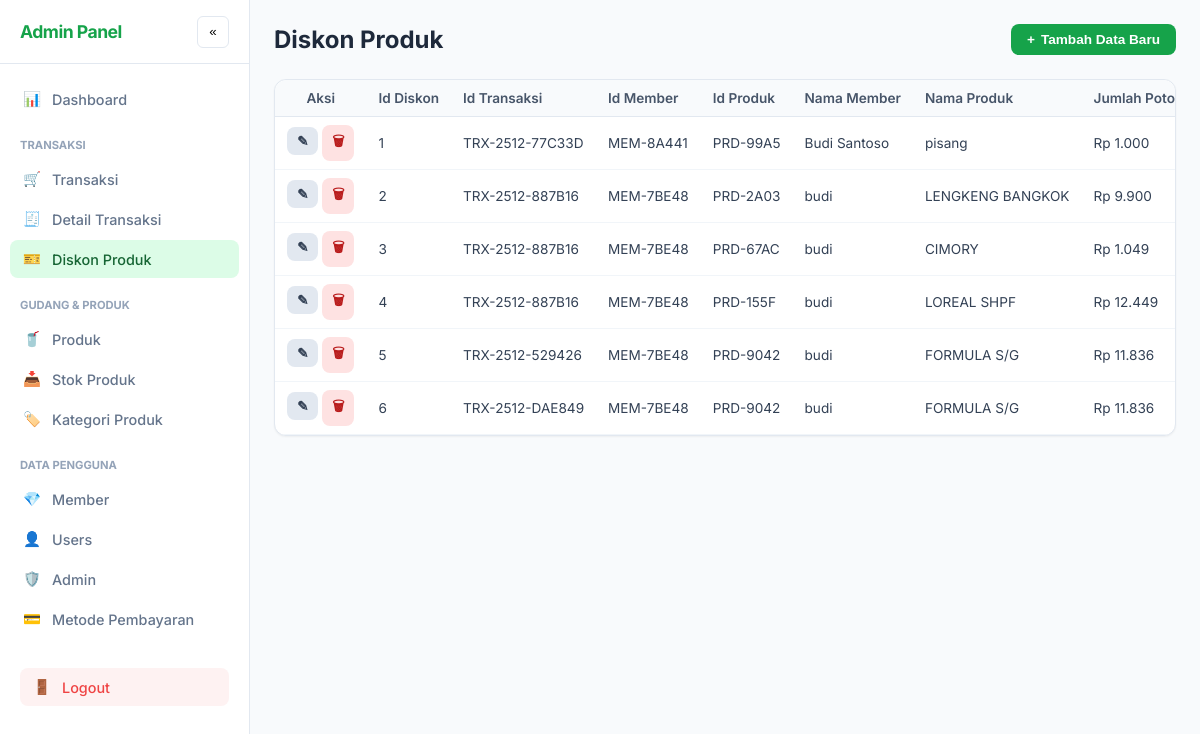
The page /admin.php?page=diskon_produk (signed in) on the database its author committed.
### tables this page shows
CREATE TABLE `diskon_produk` (
  `id_diskon` int(11) NOT NULL,
  `id_transaksi` varchar(20) DEFAULT NULL,
  `id_member` varchar(10) DEFAULT NULL,
  `id_produk` varchar(10) DEFAULT NULL,
  `nama_member` varchar(100) DEFAULT NULL,
  `nama_produk` varchar(100) DEFAULT NULL,
  `jumlah_potongan` decimal(10,2) DEFAULT NULL
);

### HTML/admin.php (the view, shortened to what this page needs)
<?php
require_once __DIR__ . '/../PHP/config.php';
$currentPage = $_GET['page'] ?? 'dashboard';
$allowedTables = [
    'transaksi', 'detail_transaksi',
    'stok_produk', 'produk',
    'kategori_produk', 'diskon_produk',
    'member', 'users', 'admin', 'metode_pembayaran'
];
$pkConfig = [
    'produk'            => 'id_produk',
    'member'            => 'id_member',
    'transaksi'         => 'id_transaksi',
    'users'             => 'Id_user',
    'admin'             => 'id_admin',
    'stok_produk'       => 'id_stok',
    'detail_transaksi'  => 'id_detail',
    'kategori_produk'   => 'id_kategori',
    'metode_pembayaran' => 'id_metode',
    'diskon_produk'     => 'id_diskon'
];
$menuIcons = [
    'dashboard'         => '📊',
    'transaksi'         => '🛒',
    'detail_transaksi'  => '🧾',
    'stok_produk'       => '📥',
    'produk'            => '🥤',
    'kategori_produk'   => '🏷️',
    'diskon_produk'     => '🎫',
    'member'            => '💎',
    'users'             => '👤',
    'admin'             => '🛡️',
    'metode_pembayaran' => '💳'
];
function formatRupiah($angka) {
    return "Rp " . number_format($angka, 0, ',', '.');
}
function getPrimaryKey($con, $table) {
    global $pkConfig;
    return $pkConfig[$table] ?? 'id';
}
function getTableColumns($con, $table) {
    $cols = [];
    $result = mysqli_query($con, "SHOW COLUMNS FROM $table");
    while ($row = mysqli_fetch_assoc($result)) {
        $cols[] = $row;
    }
    return $cols;
}
if (in_array($currentPage, $allowedTables)) {
    $primaryKey = getPrimaryKey($con, $currentPage);
}
if ($currentPage === 'dashboard') {
    $statsStock = mysqli_fetch_assoc(mysqli_query($con, "SELECT COUNT(*) AS total, IFNULL(SUM(jumlah_stok),0) AS quantity FROM stok_produk"));
    $statsTrx = mysqli_fetch_assoc(mysqli_query($con, "SELECT COUNT(*) AS total, SUM(total_bayar) AS duit FROM transaksi WHERE status_pembayaran = 'approved'"));
    $payments = mysqli_query($con, "SELECT * FROM transaksi ORDER BY tanggal_transaksi DESC LIMIT 5");
} elseif (in_array($currentPage, $allowedTables)) {
    $tableStructure = getTableColumns($con, $currentPage);
    $query = "SELECT * FROM $currentPage";
    $result = mysqli_query($con, $query);
} else {
    header("Location: admin.php?page=dashboard"); exit;
}
?>
<!DOCTYPE html>
<html lang="id">
<head>
</head>
<body>
<nav class="sidebar" id="sidebar">
    <div class="sidebar-header">
        <div class="logo-text">Admin Panel</div>
        <button class="btn-icon desktop" onclick="toggleSidebar()">«</button>
    </div>
    <div class="nav">
        <a href="?page=dashboard" class="nav-item <?= $currentPage == 'dashboard' ? 'active' : '' ?>">
            <span class="nav-icon"><?= $menuIcons['dashboard'] ?></span> Dashboard
        </a>
        <div class="nav-label">Transaksi</div>
        <?php foreach (['transaksi', 'detail_transaksi', 'diskon_produk'] as $t): ?>
            <a href="?page=<?= $t ?>" class="nav-item <?= $currentPage == $t ? 'active' : '' ?>">
                <span class="nav-icon"><?= $menuIcons[$t] ?? '📁' ?></span> <?= ucwords(str_replace('_', ' ', $t)) ?>
            </a>
        <?php endforeach; ?>
        <div class="nav-label">Gudang & Produk</div>
        <?php foreach (['produk', 'stok_produk', 'kategori_produk'] as $t): ?>
            <a href="?page=<?= $t ?>" class="nav-item <?= $currentPage == $t ? 'active' : '' ?>">
                <span class="nav-icon"><?= $menuIcons[$t] ?? '📦' ?></span> <?= ucwords(str_replace('_', ' ', $t)) ?>
            </a>
        <?php endforeach; ?>
        <div class="nav-label">Data Pengguna</div>
        <?php foreach (['member', 'users', 'admin', 'metode_pembayaran'] as $t): ?>
            <a href="?page=<?= $t ?>" class="nav-item <?= $currentPage == $t ? 'active' : '' ?>">
                <span class="nav-icon"><?= $menuIcons[$t] ?? '⚙️' ?></span> <?= ucwords(str_replace('_', ' ', $t)) ?>
            </a>
        <?php endforeach; ?>
        <div style="margin-top:20px; padding:10px;">
            <a href="../PHP/logout.php" class="nav-item" style="color: #ef4444; background: #fef2f2;">
                <span class="nav-icon">🚪</span> Logout
            </a>
        </div>
    </div>
</nav>
<main class="main">
    <div class="header">
        <div style="display:flex; align-items:center; gap:12px;">
            <h1 class="page-title">
                <?= $currentPage == 'dashboard' ? 'Dashboard Overview' : ucwords(str_replace('_', ' ', $currentPage)) ?>
            </h1>
        </div>
        <?php if ($currentPage != 'dashboard'): ?>
            <button class="btn btn-primary" onclick="openModal('add')">
                <span>+</span> Tambah Data Baru
            </button>
        <?php endif; ?>
    </div>
    <?php if ($currentPage === 'dashboard'): ?>
        <section class="stats-grid">
            <div class="card card-body">
                <div class="stat-label">Total Item Stok</div>
                <div class="stat-value"><?= number_format($statsStock['quantity']) ?></div>
            </div>
            <div class="card card-body">
                <div class="stat-label">Pemasukan (Sukses)</div>
                <div class="stat-value" style="color:var(--accent)">
                    <?= formatRupiah($statsTrx['duit']) ?>
                </div>
            </div>
            <div class="card card-body">
                <div class="stat-label">Total Transaksi</div>
                <div class="stat-value"><?= number_format($statsTrx['total']) ?></div>
            </div>
        </section>
        <div class="card">
            <div class="card-body">
                <h3 style="margin-top:0; font-size:1.1rem;">Transaksi Terakhir</h3>
                <div class="table-container">
                    <table class="table">
                        <thead><tr><th>ID</th><th>Total</th><th>Status</th><th>Tanggal</th></tr></thead>
                        <tbody>
                            <?php while($row = mysqli_fetch_assoc($payments)): ?>
                            <tr>
                                <td style="font-family:monospace"><?= $row['id_transaksi'] ?></td>
                                <td><?= formatRupiah($row['total_bayar']) ?></td>
                                <td>
                                    <span style="padding:4px 8px; border-radius:6px; font-size:0.75rem; background:<?= $row['status_pembayaran']=='approved'?'#dcfce7':'#f1f5f9' ?>">
                                        <?= strtoupper($row['status_pembayaran']) ?>
                                    </span>
                                </td>
                                <td><?= date('d M Y', strtotime($row['tanggal_transaksi'])) ?></td>
                            </tr>
                            <?php endwhile; ?>
                        </tbody>
                    </table>
                </div>
            </div>
        </div>
    <?php else: ?>
        <div class="card">
            <div class="table-container">
                <table class="table">
                    <thead>
                        <tr>
                            <th style="width:100px; text-align:center;">Aksi</th>
                            <?php foreach ($tableStructure as $col): ?>
                                <th><?= ucwords(str_replace('_', ' ', $col['Field'])) ?></th>
                            <?php endforeach; ?>
                        </tr>
                    </thead>
                    <tbody>
                        <?php
                        if (mysqli_num_rows($result) > 0):
                            while ($row = mysqli_fetch_assoc($result)):
                                $rowJson = htmlspecialchars(json_encode($row), ENT_QUOTES, 'UTF-8');
                                $deleteLabel = $row[$primaryKey];
                        ?>
                            <tr>
                                <td style="text-align:center;">
                                    <button class="btn btn-edit" onclick="openModal('edit', <?= $rowJson ?>)">✎</button>
                                    <button class="btn btn-danger"
                                            onclick="openDeleteModal('<?= $currentPage ?>', '<?= $primaryKey ?>', '<?= $row[$primaryKey] ?>', '<?= htmlspecialchars($deleteLabel, ENT_QUOTES) ?>')">
                                            🗑
                                    </button>
                                </td>
                                <?php foreach ($tableStructure as $col): ?>
                                    <td>
                                        <?php
                                            $field = $col['Field'];
                                            $val = $row[$field];
                                            if ($field === 'diskon_persen') {
                                                echo $val . '%';
                                            }
                                            elseif ((strpos($field, 'harga') !== false ||
                                                     strpos($field, 'total') !== false ||
                                                     strpos($field, 'potongan') !== false ||
                                                     strpos($field, 'subtotal') !== false ||
                                                     strpos($field, 'diskon') !== false)
                                                     && strpos($field, 'id') === false
                                                     && $field !== 'diskon_persen') {
                                                echo formatRupiah($val);
                                            }
                                            elseif(strlen($val) > 30) {
                                                echo substr($val, 0, 30) . '...';
                                            } else {
                                                echo $val;
                                            }
                                        ?>
                                    </td>
                                <?php endforeach; ?>
                            </tr>
                        <?php endwhile;
                        else: ?>
                            <tr><td colspan="100" style="text-align:center; padding:30px; color:#94a3b8;">Tidak ada data. Silakan tambah baru.</td></tr>
                        <?php endif; ?>
                    </tbody>
                </table>
            </div>
        </div>
    <?php endif; ?>
</main>
</body>
</html>

### HTML/admin.php (style rules this page uses)
:root { --bg: #f8fafc; --sidebar-bg: #ffffff; --accent: #16a34a; --accent-hover: #15803d; --text-main: #0f172a; --text-muted: #64748b; --border: #e2e8f0; --sidebar-width: 250px; --sidebar-collapsed: 64px; }
* { box-sizing: border-box; }
body { margin: 0; font-family: 'Inter', sans-serif; background: var(--bg); color: var(--text-main); overflow-x: hidden; }
.sidebar { width: var(--sidebar-width); background: var(--sidebar-bg); border-right: 1px solid var(--border); position: fixed; top: 0; left: 0; bottom: 0; display: flex; flex-direction: column; transition: all 0.3s ease; z-index: 50; }
.sidebar-header { padding: 20px; display: flex; align-items: center; justify-content: space-between; height: 64px; border-bottom: 1px solid var(--border); }
.logo-text { font-weight: 700; font-size: 1.1rem; color: var(--accent); letter-spacing: -0.5px; }
.nav { padding: 16px 10px; flex: 1; overflow-y: auto; }
.nav-label { font-size: 0.7rem; font-weight: 700; text-transform: uppercase; color: #94a3b8; margin: 20px 10px 8px; }
.nav-item { display: flex; align-items: center; padding: 10px 12px; margin-bottom: 2px; color: var(--text-muted); text-decoration: none; border-radius: 8px; font-weight: 500; font-size: 0.9rem; transition: 0.2s; }
.nav-item.active { background: #dcfce7; color: #166534; }
.nav-icon { margin-right: 10px; width: 20px; text-align: center; }
.main { margin-left: var(--sidebar-width); flex: 1; padding: 24px; transition: margin-left 0.3s; min-height: 100vh; }
.header { display: flex; justify-content: space-between; align-items: center; margin-bottom: 24px; gap: 10px; flex-wrap: wrap; }
.page-title { margin: 0; font-size: 1.5rem; font-weight: 700; color: #1e293b; }
.card { background: white; border-radius: 12px; border: 1px solid var(--border); box-shadow: 0 1px 2px rgba(0, 0, 0, 0.05); margin-bottom: 20px; }
.table-container { width: 100%; overflow-x: auto; border-radius: 12px; }
.table { width: 100%; border-collapse: collapse; font-size: 0.85rem; white-space: nowrap; }
.table th { background: #f8fafc; text-align: left; padding: 10px 12px; font-weight: 600; color: #475569; border-bottom: 1px solid var(--border); }
.table td { padding: 8px 12px; border-bottom: 1px solid #f1f5f9; color: #334155; vertical-align: middle; }
.btn { display: inline-flex; align-items: center; gap: 6px; padding: 8px 16px; border-radius: 8px; font-weight: 600; border: none; cursor: pointer; text-decoration: none; font-size: 0.85rem; transition: 0.2s; }
.btn-primary { background: var(--accent); color: white; }
.btn-danger { background: #fee2e2; color: #b91c1c; padding: 6px 10px; }
.btn-edit { background: #e2e8f0; color: #334155; padding: 6px 10px; }
.btn-icon { width: 32px; height: 32px; display: flex; align-items: center; justify-content: center; background: white; border: 1px solid var(--border); border-radius: 6px; cursor: pointer; }

### rows shown on the page
diskon_produk: val "1", val "TRX-2512-77C33D", val "MEM-8A441", val "PRD-99A5", val "Budi Santoso", val "pisang", val "Rp 1.000"
diskon_produk: val "2", val "TRX-2512-887B16", val "MEM-7BE48", val "PRD-2A03", val "budi", val "LENGKENG BANGKOK", val "Rp 9.900"
diskon_produk: val "3", val "TRX-2512-887B16", val "MEM-7BE48", val "PRD-67AC", val "budi", val "CIMORY", val "Rp 1.049"
diskon_produk: val "4", val "TRX-2512-887B16", val "MEM-7BE48", val "PRD-155F", val "budi", val "LOREAL SHPF", val "Rp 12.449"
diskon_produk: val "5", val "TRX-2512-529426", val "MEM-7BE48", val "PRD-9042", val "budi", val "FORMULA S/G", val "Rp 11.836"
diskon_produk: val "6", val "TRX-2512-DAE849", val "MEM-7BE48", val "PRD-9042", val "budi", val "FORMULA S/G", val "Rp 11.836"

### other values the page prints
$menuIcons['dashboard'] "📊"
$menuIcons[$t] "🛒"
str_replace('_', ' ', $t) "Transaksi"
$menuIcons[$t] "🧾"
str_replace('_', ' ', $t) "Detail Transaksi"
$menuIcons[$t] "🎫"
str_replace('_', ' ', $t) "Diskon Produk"
$menuIcons[$t] "🥤"
str_replace('_', ' ', $t) "Produk"
$menuIcons[$t] "📥"
str_replace('_', ' ', $t) "Stok Produk"
$menuIcons[$t] "🏷️"
str_replace('_', ' ', $t) "Kategori Produk"
$menuIcons[$t] "💎"
str_replace('_', ' ', $t) "Member"
